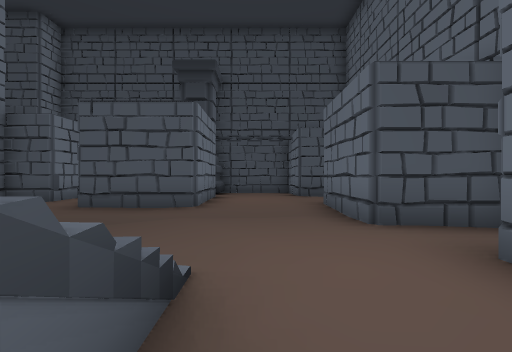
view 1 (above)

12 first-person views from a walk through a 3-D level made in the Unity game engine. The camera is 0.68 m above the floor, looks level and sees 90° across. The floor is counted in squares, 1 m on a side. Each view is taken from the middle of a square. On the plan, view 1 faces up. The plan holds only what a view shows up to about 9 squares ahead; the rest is blank. The place goes on beyond the plan. Door leaves are left out, so doorways stand open. Some surface patterns are stand-ins.

view 2
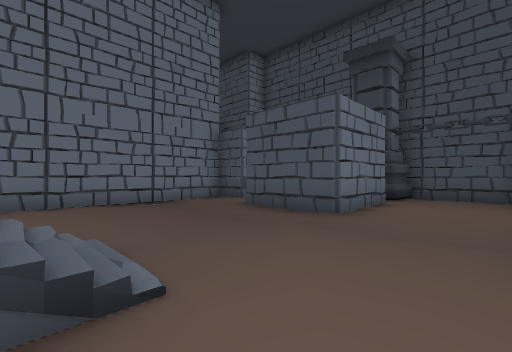

view 3
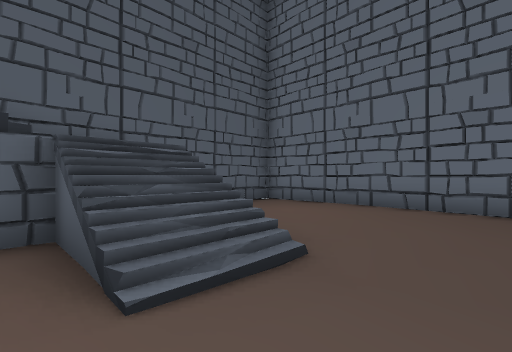

view 4
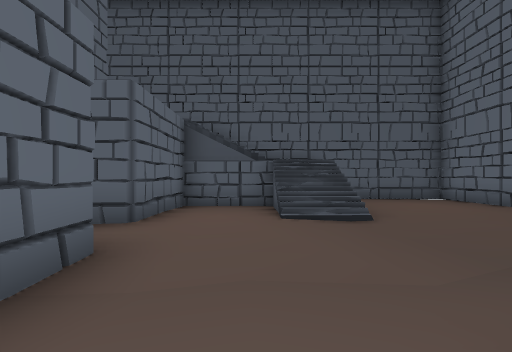

view 5
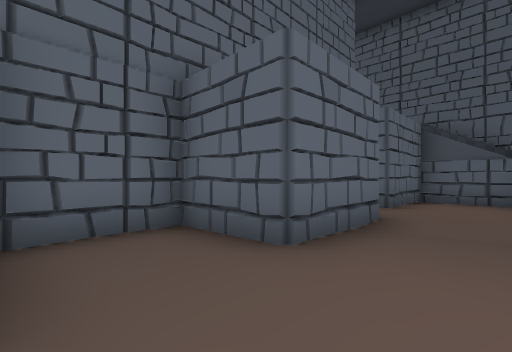

view 6
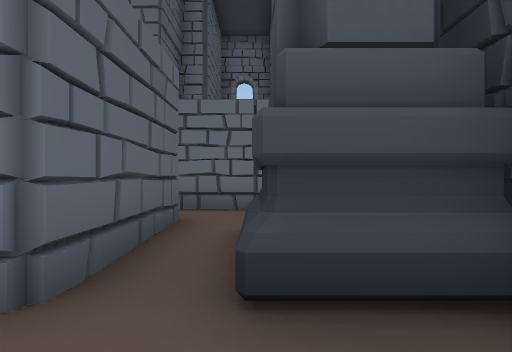

view 7
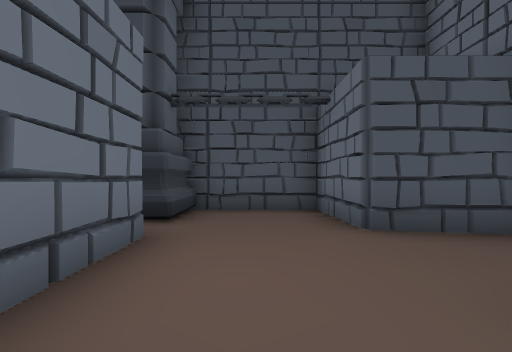

view 8
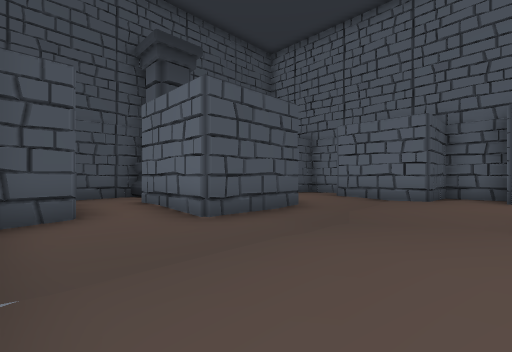

view 9
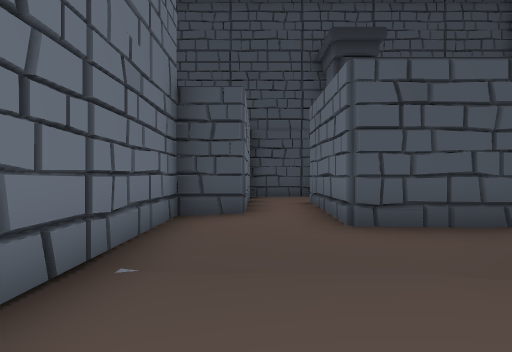

view 10
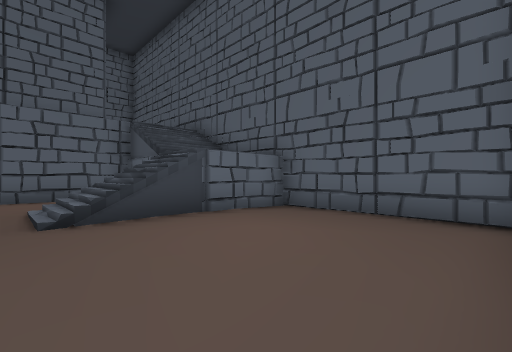

view 11
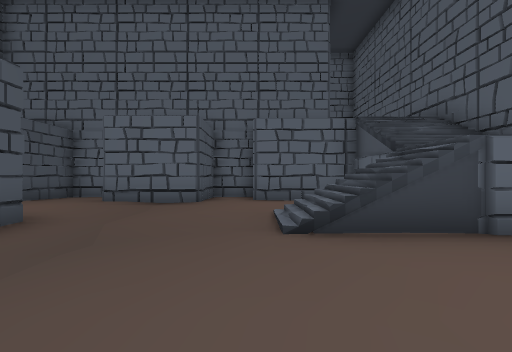

view 12
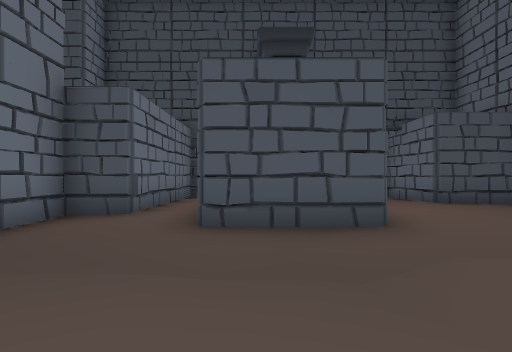

### Floor plan
Key: @ floor where view 1 was taken; # wall or solid block; . main floor; : floor 0.05 m higher than the main floor; - floor 0.05 m lower than the main floor; + floor 0.1 m higher than the main floor; * floor 0.35 m higher than the main floor; % floor 0.85 m higher than the main floor; & floor 0.9 m higher than the main floor; $ floor 1.15 m higher than the main floor; O other object.
Columns run from 7 left of view 1 to 4 right of it. Each row starts with its distance up from view 1.
 11   ########
 10   # OO...#
  9   #:OO...#
  8   ####:::###
  7 #######+::.#
  6 #.:####+:###
  5 #......:.#
  4 #-----...###
  3 #-...-.::..#
  2 #......::###
  1 #.:::**::#
  0 #.:+:%&@.#
 -1 #.:::$ ###
 -2 #-...#
 -3 ######

Positions as (right, up) in squares from view 1, and headings:
1: (0, 0), facing up
2: (1, 1), facing up-left
3: (0, 3), facing down-left
4: (0, 6), facing down
5: (0, 8), facing down-right
6: (0, 9), facing left
7: (0, 5), facing up
8: (-6, 2), facing up-right
9: (-5, 2), facing up
10: (-6, 2), facing down-right
11: (-5, 2), facing right
12: (-3, 2), facing up
